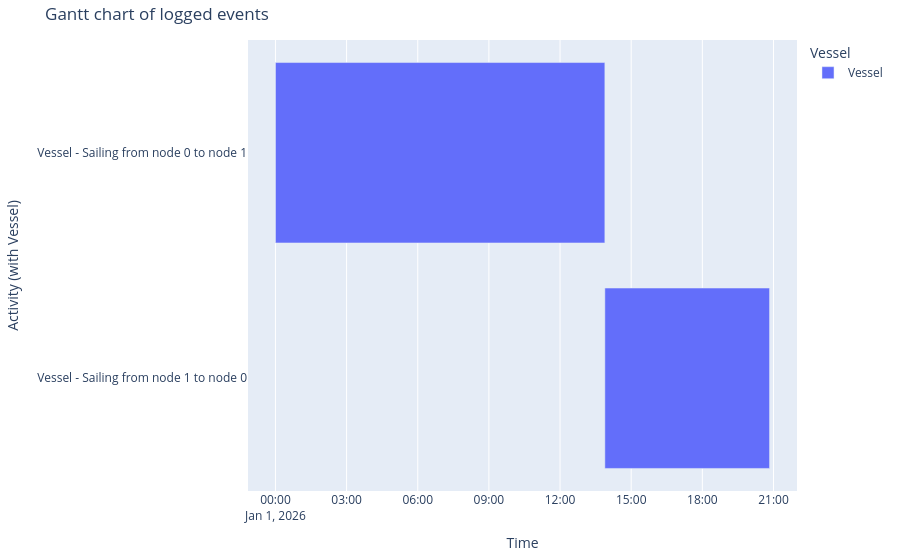

Source (notebook cell):
### Markdown cell above
And plot this eventtable as a Gantt-chart:

### Code cell
generate_vessel_gantt_chart(df_eventtable)

### Figure 1 — Plotly figure (JSON) as saved in the notebook; plotly's stock layout.template omitted (floating-point values rounded to 4 significant figures)
{"data": [{"base": ["2026-01-01T00:00:00.000000", "2026-01-01T13:53:20.000000"], "hovertemplate": "object name=Vessel<br>start time=%{base}<br>stop time=%{x}<br>activity label=%{y}<extra></extra>", "legendgroup": "Vessel", "marker": {"color": "#636efa", "pattern": {"shape": ""}}, "name": "Vessel", "orientation": "h", "showlegend": true, "textposition": "auto", "type": "bar", "x": [50000000, 25000000], "xaxis": "x", "y": ["Vessel - Sailing from node 0 to node 1", "Vessel - Sailing from node 1 to node 0"], "yaxis": "y"}], "layout": {"barmode": "overlay", "legend": {"title": {"text": "Vessel"}, "tracegroupgap": 0}, "margin": {"b": 20, "l": 20, "r": 20, "t": 40}, "title": {"text": "Gantt chart of logged events"}, "xaxis": {"anchor": "y", "domain": [0, 1], "title": {"text": "Time"}, "type": "date"}, "yaxis": {"anchor": "x", "autorange": "reversed", "domain": [0, 1], "title": {"text": "Activity (with Vessel)"}}}}
